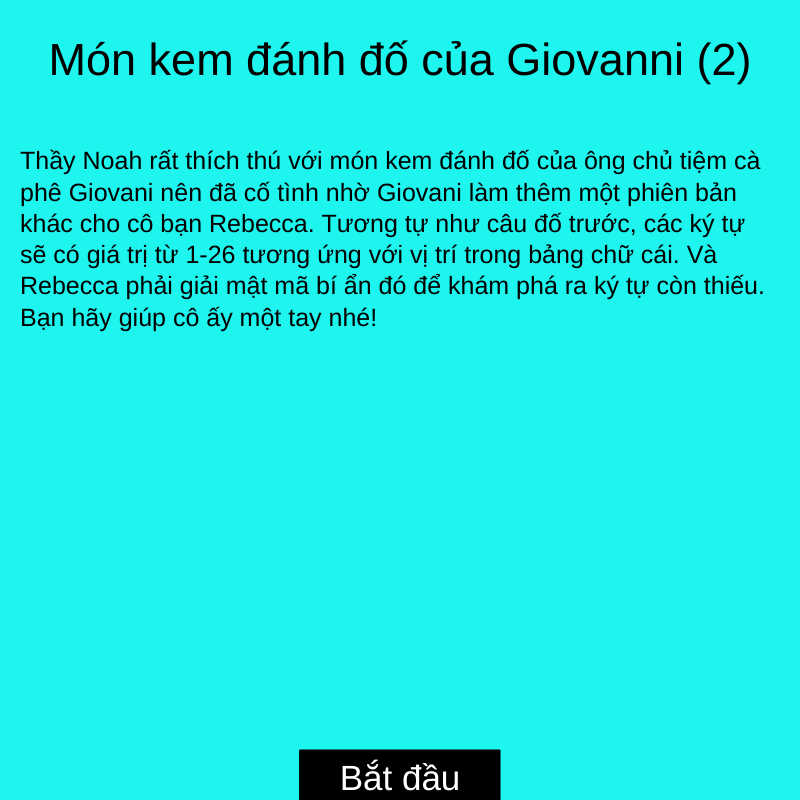
Frame 1 (no input)
Frame 60 (no input): identical to frame 1, image omitted
Frame 120 (the mouse pressed at the canvas centre since frame 60): identical to frame 1, image omitted

The p5.js sketch that drew this single still picture (run headless with seeded random() and noise() and a simulated clock; from frame 60 on, the mouse is pressed at the canvas centre):

// p5.js sketch
// ── sketch.js
let str=new Array(5),ANS,ans,Const;
let Line=[[-100,100],[100,-100],[-100,-100],[100,100],[0,0]];
let CenterCircle=[[200,200],[600,200],[200,550],[600,550]];
let notStart=true;
function setup() 
{
  createCanvas(800, 800);
  Intro();
}

function draw() 
{
  if (notStart)
  {
    if (mouseIsPressed && mouseX>=300 && mouseX<=500 && mouseY>=750 && mouseY<=800)
    {
      notStart=false;
      Start();
    }
    return;
  }
  //Start
  if (keyIsPressed && key.length==1)
  {
    if ("a"<=key && key<="z")
    {
      if (key==ans)
      {
        RightAnswer();
        return;
      }
      else
        WrongAnswer(String.fromCharCode(key.charCodeAt(0)-32));
    }
    if ("A"<=key && key<="Z")
    {
      if (key==ANS)
      {
        RightAnswer();
        return;
      }
      else
        WrongAnswer(key);
    }
  }
}

function Intro()
{
  background("#1EF5EF");
  push();
  textSize(45);
  textAlign(CENTER, TOP);
  text("Món kem đánh đố của Giovanni (2)",0,40,800);
  textSize(25);
  textAlign(LEFT, TOP);
  text("Thầy Noah rất thích thú với món kem đánh đố của ông chủ tiệm cà phê Giovani nên đã cố tình nhờ Giovani làm thêm một phiên bản khác cho cô bạn Rebecca. Tương tự như câu đố trước, các ký tự sẽ có giá trị từ 1-26 tương ứng với vị trí trong bảng chữ cái. Và Rebecca phải giải mật mã bí ẩn đó để khám phá ra ký tự còn thiếu. Bạn hãy giúp cô ấy một tay nhé!",20,150,760);
  fill("black");
  rect(300,750,200,50);
  textAlign(CENTER,CENTER);
  fill("white");
  textSize(35);
  text("Bắt đầu",0,780,800);
  pop();
}

function Start()
{
  background("#16E0DA");
  textSize(30);
  textAlign(LEFT, TOP);
  text("Trả lời bằng bàn phím nhé!",0,5);
  //init
  strokeWeight(5);  
  textAlign(CENTER, CENTER);
  textSize(30);
  Const=RandInt(-3,3);
  //string
  for (let i=0; i<4; ++i)
    str[i] = (Create5char());
  //create Ans with non-capital and capital
  ANS=str[3][4];
  ans=String.fromCharCode(ANS.charCodeAt(0)+32); 
  str[3]=str[3].substring(0,4)+"?";
  DrawQues();
}

function DrawQues()
{
  for (let k=0; k<4; ++k)
  {
    push();
      translate(CenterCircle[k][0],CenterCircle[k][1]); 
      for (let i=0; i<5; ++i)
      {
        line(0,0,Line[i][0],Line[i][1]);
        ellipse(Line[i][0],Line[i][1],100,100);
        text(str[k][i], 0, Line[i][1], 2*Line[i][0]);
      }
    pop();
  }
}

function RandInt(Min,Max) //so nguyen ngau nhien tu Min->Max
{
  return Math.round(random(Min-0.5,Max+0.5));
}

function Create5char() //sum=a+b+c+d+const
{
  //sum>=4+const
  sum=RandInt(4+Const,26); 
  //a<= sum-const-(1+1+1)
  a=RandInt(1,sum-Const-3);
  //b<=(sum-const)-a-(1+1)
  b=RandInt(1,sum-Const-2-a);
  //c<=(sum-const)-a-b-1
  c=RandInt(1,sum-Const-1-a-b);
  d=sum-Const-a-b-c;
  //convert 1-26 to 65-90
  return ( String.fromCharCode(a+64,b+64,c+64,d+64,sum+64) );
}

function RightAnswer()
{
  push();
  //thong bao
  noStroke();
  fill("#16E0DA");
  rect(0,705,800,100);
  fill("green");
  text("Bạn đã trả lời đúng rồi!",0,720,800);
  strokeWeight(5);
  ellipse(CenterCircle[3][0],CenterCircle[3][1],100,100);
  fill("white");
  text(ANS, 0, CenterCircle[3][1], CenterCircle[3][0]*2);
  //thong bao choi lai
  fill("#87E92A");
  rect(300,750,200,60);
  textAlign(CENTER,CENTER);
  fill("#3B1AD5");
  textSize(35);
  text("Chơi lại",0,780,800);
  notStart=true;
  pop();
}

function WrongAnswer(str)
{
  push();
  //thong bao
  fill("red");
  text("Bạn đã trả lời sai rồi! Thử tìm quy luật nhé",0,750,800);
  ellipse(CenterCircle[3][0],CenterCircle[3][1],100,100);
  fill("white");
  text(str, 0, CenterCircle[3][1], CenterCircle[3][0]*2);
  pop();
}
